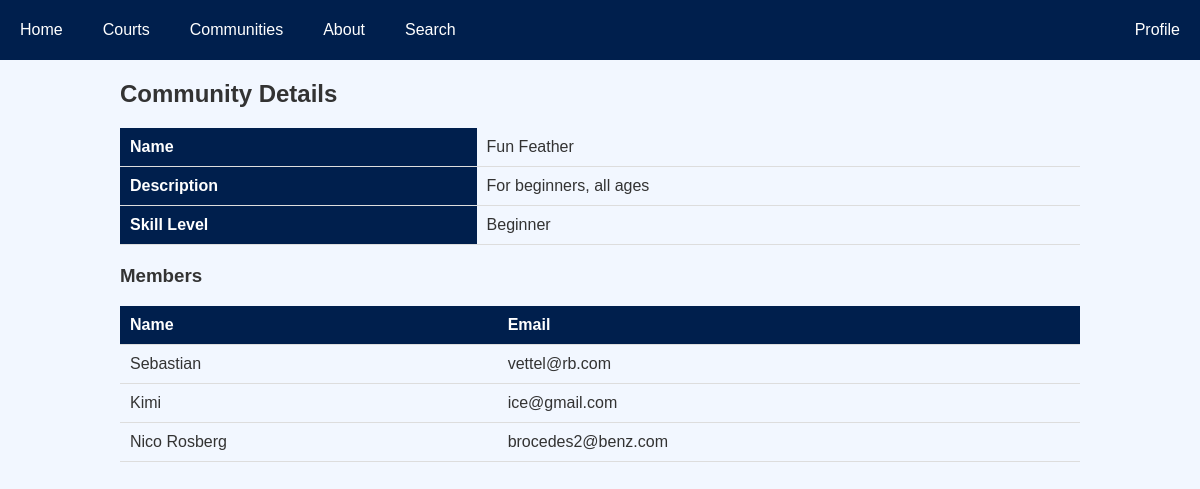
The app's page /communitydetails.php?id=3 with its own data.
### tables this page shows
CREATE TABLE `communities` (
  `id` int(11) NOT NULL,
  `name` varchar(255) NOT NULL,
  `description` text NOT NULL,
  `skill_level` varchar(50) NOT NULL
);

CREATE TABLE `members` (
  `id` int(11) NOT NULL,
  `community_id` int(11) NOT NULL,
  `name` varchar(255) NOT NULL,
  `email` varchar(255) NOT NULL
);

### communitydetails.php (the view, shortened to what this page needs)
<?php
$servername = 'localhost';
$username = 'root';
$password = '';
$dbname = 'myminorprojdb';
$db = new mysqli($servername, $username, $password, $dbname) or die("Connection failed:");
$community_id = isset($_GET['id']) ? intval($_GET['id']) : 0;
$sql = "SELECT * FROM communities WHERE id = $community_id";
$community_result = $db->query($sql);
$community = $community_result->fetch_assoc();
$sql = "SELECT * FROM members WHERE community_id = $community_id";
$members_result = $db->query($sql);
$current_page = basename($_SERVER['PHP_SELF']);
?>
<html>
<head>
</head>
<body>
    <header>
        <a href="main.php" class="<?php echo $current_page == 'main.php' ? 'active' : ''; ?>">Home</a>
        <a href="showallcourt.php" class="<?php echo $current_page == 'showallcourt.php' ? 'active' : ''; ?>">Courts</a>
        <a href="communities.php" class="<?php echo $current_page == 'communities.php' ? 'active' : ''; ?>">Communities</a>
        <a href="about.php" class="<?php echo $current_page == 'about.php' ? 'active' : ''; ?>">About</a>
        <a href="search_courts.php" class="<?php echo $current_page == 'search_courts.php' ? 'active' : ''; ?>">Search</a>
        <a href="profile.php" class="<?php echo $current_page == 'profile.php' ? 'active' : ''; ?>">Profile</a>
    </header>
    <div class="container">
        <h2>Community Details</h2>
        <?php if ($community): ?>
            <table>
                <tr>
                    <th>Name</th>
                    <td><?php echo $community['name']; ?></td>
                </tr>
                <tr>
                    <th>Description</th>
                    <td><?php echo $community['description']; ?></td>
                </tr>
                <tr>
                    <th>Skill Level</th>
                    <td><?php echo $community['skill_level']; ?></td>
                </tr>
            </table>
            <h3>Members</h3>
            <table>
                <thead>
                    <tr>
                        <th>Name</th>
                        <th>Email</th>
                    </tr>
                </thead>
                <tbody>
                    <?php while($member = $members_result->fetch_assoc()): ?>
                        <tr>
                            <td><?php echo $member['name']; ?></td>
                            <td><?php echo $member['email']; ?></td>
                        </tr>
                    <?php endwhile; ?>
                </tbody>
            </table>
        <?php else: ?>
            <p>Community not found.</p>
        <?php endif; ?>
    </div>
</body>
</html>

### communitydetails.php (style rules this page uses)
body { font-family: Arial, sans-serif; background-color: #f2f7ff; min-height: 100vh; margin: 0; color: #333; }
.container { width: 80%; margin: 20px auto; }
table { width: 100%; border-collapse: collapse; margin-bottom: 20px; }
th, td { padding: 10px; text-align: left; border-bottom: 1px solid #ddd; }
th { background-color: #001f4d; color: white; }
header { display: flex; justify-content: flex-start; background-color: #001f4d; padding: 0; height: 60px; align-items: center; }
header a:last-child { margin-left: auto; }
header a { color: white; padding-right: 20px; padding-left: 20px; text-decoration: none; text-align: center; height: 100%; display: flex; align-items: center; }

### records on screen
communities: name "Fun Feather", description "For beginners, all ages", skill_level "Beginner"
members: name "Sebastian", email "vettel@rb.com"
members: name "Kimi", email "ice@gmail.com"
members: name "Nico Rosberg", email "brocedes2@benz.com"
